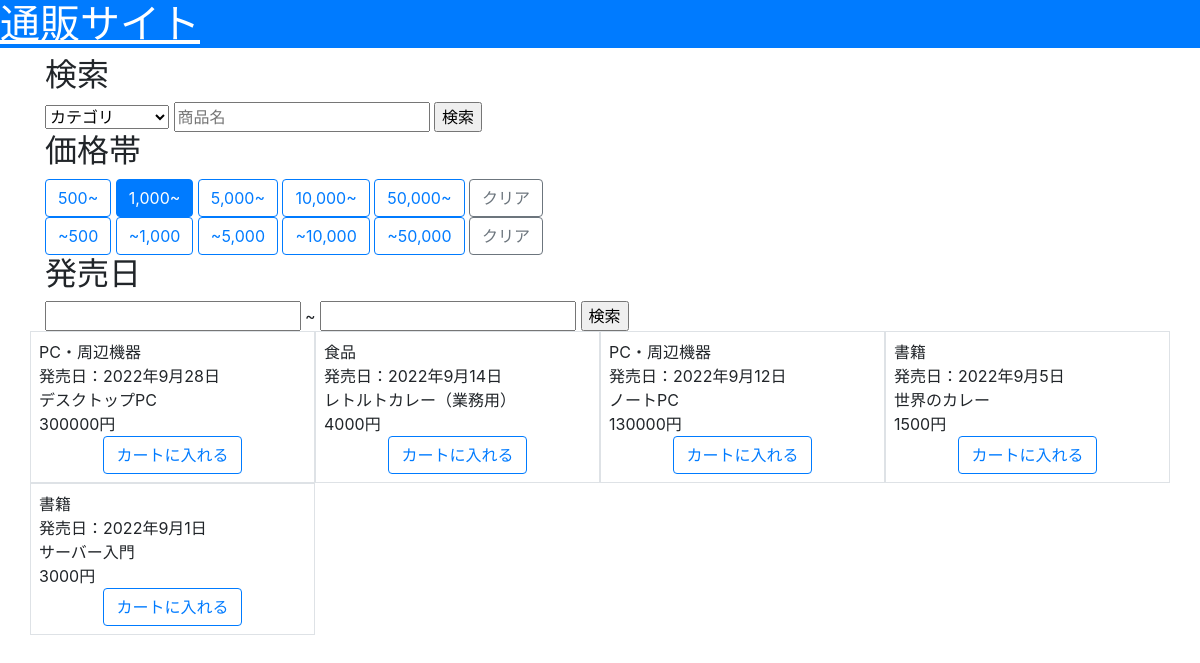
The app's page /?min_price=1000 with its own data.
### shop/models.py (models this page shows, shortened)
class Product(models.Model):
    dt          = models.DateTimeField(verbose_name="投稿日時", default=timezone.now)
    name        = models.CharField(verbose_name="商品名", max_length=50)
    category    = models.ForeignKey(Category, verbose_name="カテゴリ", on_delete=models.CASCADE)
    price       = models.IntegerField(verbose_name="価格")
    release     = models.DateField(verbose_name="発売日")

class Category(models.Model):
    dt      = models.DateTimeField(verbose_name="投稿日時", default=timezone.now)
    name    = models.CharField(verbose_name="カテゴリ名", max_length=10)
    def str_id(self):
        return str(self.id)

### shop/views.py (the view)
class IndexView(View):
    def get(self, request, *args, **kwargs):
        context = {}
        query   = Q()
        if "search" in request.GET:
            search      = request.GET["search"]
            raw_words   = search.replace("　"," ").split(" ")
            words       = [ w for w in raw_words if w != ""]
            for w in words:
                query &= Q(name__contains=w)
        form    = CategorySearchForm(request.GET)
        if form.is_valid():
            cleaned = form.clean()
            query   &= Q(category=cleaned["category"].id)
        form        = ProductMaxPriceForm(request.GET)
        if form.is_valid():
            cleaned = form.clean()
            query   &= Q(price__lte=cleaned["max_price"])
        form        = ProductMinPriceForm(request.GET)
        if form.is_valid():
            cleaned = form.clean()
            query   &= Q(price__gte=cleaned["min_price"])
        start_release = ""
        end_release = ""
        form        = StartReleaseForm(request.GET)
        if form.is_valid():
            cleaned = form.clean()
            query   &= Q(release__gte=cleaned["start_release"])
            start_release = cleaned["start_release"]
        form        = EndReleaseForm(request.GET)
        if form.is_valid():
            cleaned = form.clean()
            query   &= Q(release__lte=cleaned["end_release"])
            end_release = cleaned["end_release"]
        if start_release != "" and end_release != "":
            if start_release >= end_release:
                return redirect("shop:index")
        context["products"]     = Product.objects.filter(query).order_by("-release")
        context["categories"]   = Category.objects.all().order_by("-dt")
        return render(request, "shop/index.html", context)

### shop/templatetags/param_change.py (called while the page is built)
@register.simple_tag()
def url_replace(request, key, value):
    copied      = request.GET.copy()
    copied[key] = value
    return copied.urlencode()

### templates/shop/index.html (shortened to what this page needs)
{% load static %}
{% load param_change %}
<!DOCTYPE html>
<html lang="ja">
    <head>
        <link rel="stylesheet" href="https://stackpath.bootstrapcdn.com/bootstrap/4.4.1/css/bootstrap.min.css">
    <link rel="stylesheet" href="https://cdn.jsdelivr.net/npm/flatpickr/dist/flatpickr.min.css">
    </head>
    <body>
        <h1 class="bg-primary">
            <a class="text-white" href="{% url 'shop:index' %}">通販サイト</a>
        </h1>
        <main class="container">
            <h2>検索</h2>
            <form action="">
                <select name="category">
                    <option value="">カテゴリ</option>
                </select>
                <input type="text" name="search" placeholder="商品名" value="{{ request.GET.search }}">
                <input id="search" type="button" value="検索">
            </form>
            <h2>価格帯</h2>
            <div>
                <a class="btn btn{% if request.GET.min_price != '500'   %}-outline{% endif %}-primary" href="?{% url_replace request 'min_price' 500   %}">500~</a>
                <a class="btn btn{% if request.GET.min_price != '1000'  %}-outline{% endif %}-primary" href="?{% url_replace request 'min_price' 1000  %}">1,000~</a>
                <a class="btn btn{% if request.GET.min_price != '5000'  %}-outline{% endif %}-primary" href="?{% url_replace request 'min_price' 5000  %}">5,000~</a>
                <a class="btn btn{% if request.GET.min_price != '10000' %}-outline{% endif %}-primary" href="?{% url_replace request 'min_price' 10000 %}">10,000~</a>
                <a class="btn btn{% if request.GET.min_price != '50000' %}-outline{% endif %}-primary" href="?{% url_replace request 'min_price' 50000 %}">50,000~</a>
                <a class="btn btn-outline-secondary" href="?{% url_replace request 'min_price' '' %}">クリア</a>
            </div>
            <div>
                <a class="btn btn{% if request.GET.max_price != '500'   %}-outline{% endif %}-primary" href="?{% url_replace request 'max_price' 500   %}">~500</a>
                <a class="btn btn{% if request.GET.max_price != '1000'  %}-outline{% endif %}-primary" href="?{% url_replace request 'max_price' 1000  %}">~1,000</a>
                <a class="btn btn{% if request.GET.max_price != '5000'  %}-outline{% endif %}-primary" href="?{% url_replace request 'max_price' 5000  %}">~5,000</a>
                <a class="btn btn{% if request.GET.max_price != '10000' %}-outline{% endif %}-primary" href="?{% url_replace request 'max_price' 10000 %}">~10,000</a>
                <a class="btn btn{% if request.GET.max_price != '50000' %}-outline{% endif %}-primary" href="?{% url_replace request 'max_price' 50000 %}">~50,000</a>
                <a class="btn btn-outline-secondary" href="?{% url_replace request 'max_price' '' %}">クリア</a>
            </div>
            <h2>発売日</h2>
            <form action="">
                <input class="date mr-1" name="start_release" value="{{ request.GET.start_release }}">~
                <input class="date" name="end_release" value="{{ request.GET.end_release }}">
                <input id="search_release" type="button" value="検索">
            </form>
            <div class="row">
                {% for product in products %}
                <div class="col-sm-3 border p-2">
                    <div>{{ product.category.name }}</div>
                    <div>発売日：{{ product.release }}</div>
                    <div>{{ product.name }}</div>
                    <div>{{ product.price }}円</div>
                    <div class="text-center">
                        <input class="btn btn-outline-primary" type="button" value="カートに入れる">
                    </div>
                </div>
                {% endfor %}
            </div>
        </main>
    </body>
</html>

### records on screen
Product: category.name "PC・周辺機器", release "2022年9月28日", name "デスクトップPC", price "300000"
Product: category.name "食品", release "2022年9月14日", name "レトルトカレー（業務用）", price "4000"
Product: category.name "PC・周辺機器", release "2022年9月12日", name "ノートPC", price "130000"
Product: category.name "書籍", release "2022年9月5日", name "世界のカレー", price "1500"
Product: category.name "書籍", release "2022年9月1日", name "サーバー入門", price "3000"
